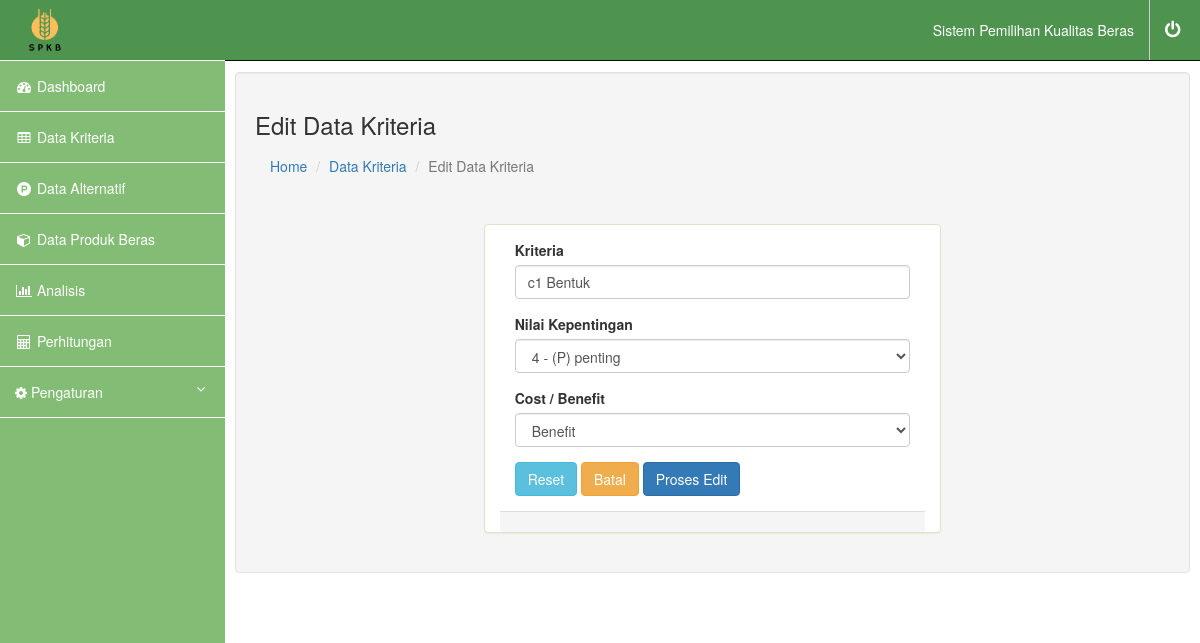
The app's page /edit-kriteria.php?id=1 (signed in) with its own data.
### tables this page shows
CREATE TABLE `kriteria` (
  `id_kriteria` varchar(20) NOT NULL,
  `kriteria` varchar(20) NOT NULL,
  `kepentingan` varchar(20) NOT NULL,
  `cost_benefit` varchar(20) NOT NULL
);

### edit-kriteria.php (the view, shortened to what this page needs)
<?php
include("headeruser.php");
include("configdb.php");
?>
<div id="page-wrapper">
	<div class="container-fluid">
		<div class="row" id="main">
			<div class="col-sm-12 col-md-12 well" id="content">
				<div class="page-breadcrumb">
					<div class="row align-items-center">
						<div class="col-md-6 col-8 align-self-center">
							<h3 class="page-title mb-0 p-0">Edit Data Kriteria</h3>
							<div class="d-flex align-items-center">
								<nav aria-label="breadcrumb">
									<ol class="breadcrumb">
										<li class="breadcrumb-item"><a href="indexuser.php">Home</a></li>
										<li class="breadcrumb-item"><a href="kriteria.php">Data Kriteria</a></li>
										<li class="breadcrumb-item active" aria-current="page">Edit Data Kriteria</li>
									</ol>
								</nav>
							</div>
						</div>
					</div>
				</div>
				<br>
				<div class="container-fluid">
					<div class="row">
						<div class="panel panel-success col-md-6 col-md-offset-3">
							<?php
							$result = $mysqli->query("select * from kriteria where id_kriteria = " . $_GET['id'] . "");
							while ($row = $result->fetch_assoc()) {
							?>
								<div class="panel-body">
									<form role="form" method="post" action="edit-k.php?id=<?php echo $_GET['id']; ?>">
										<div class="box-body">
											<div class="form-group">
												<label for="kriteria">Kriteria</label>
												<input type="text" class="form-control" name="kriteria" id="kriteria" value="<?php echo $row["kriteria"]; ?>" placeholder="Kriteria">
											</div>
											<div class="form-group">
												<label for="kepentingan">Nilai Kepentingan</label>
												<select class="form-control" name="kepentingan" id="kepentingan">
													<option value='4' <?php if ($row["kepentingan"] == '4') echo "selected" ?>>4 - (P) penting</option>
												</select>
											</div>
											<div class="form-group">
												<label for="cost_benefit">Cost / Benefit</label>
												<select class="form-control" name="cost_benefit" id="cost_benefit">
													<option value='benefit' <?php if ($row["cost_benefit"] == 'benefit') echo "selected" ?>>Benefit</option>
												</select>
											</div>
										</div>
										<div class="box-footer">
											<button type="reset" class="btn btn-info">Reset</button>
											<a href="kriteria.php" type="cancel" class="btn btn-warning">Batal</a>
											<button type="submit" class="btn btn-primary">Proses Edit</button>
										</div>
									</form>
								<?php
							}
								?>
								</div>
								<div class="panel-footer text-primary">
								</div>
						</div>
					</div>
				</div>
			</div>
		</div>
	</div>
</div>
</body>
</html>

### headeruser.php (style rules this page uses)
#page-wrapper { width: 100%; padding: 0; background-color: #fff; }
@media (min-width:768px) { #page-wrapper { padding: 22px 10px; } }

### records on screen
kriteria: kriteria "c1 Bentuk", kepentingan "4 - (P) penting", cost_benefit "Benefit"
